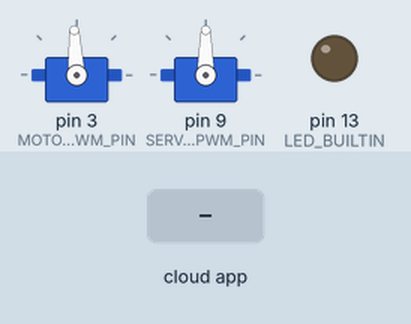
Recording of a sketch running on a simulated Arduino Uno, built with avr-gcc and run on an emulated ATmega328P. Parts: 2 × servo, output pins drawn as LEDs (lit = HIGH). The inputs (shaded band) are chosen by the test bench. The ROS host is connected and sends only what is stated.

Above: at 1.4 s.
1.5 s: the phone or cloud app sets linear.x to -100
At 2.3 s:
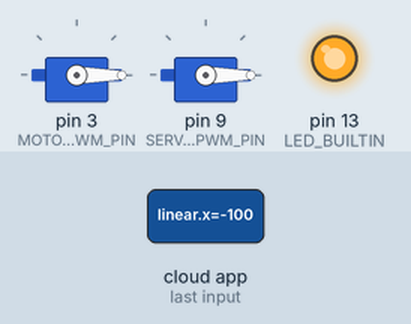
3.0 s: the phone or cloud app sets angular.z to -100
At 3.4 s:
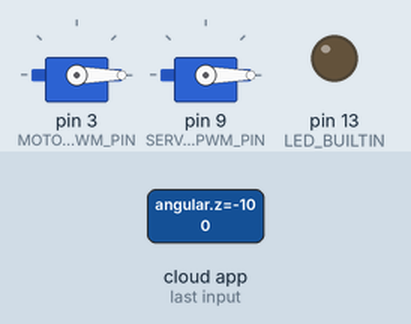
4.5 s: the phone or cloud app sets angular.z to 0
At 5.7 s:
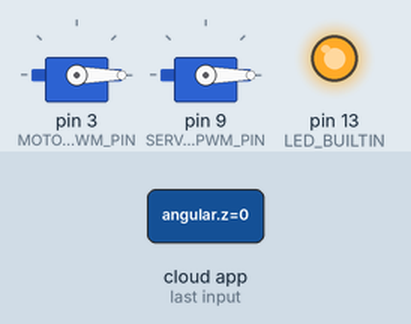
6.0 s: the phone or cloud app sets linear.x to 0
At 6.9 s:
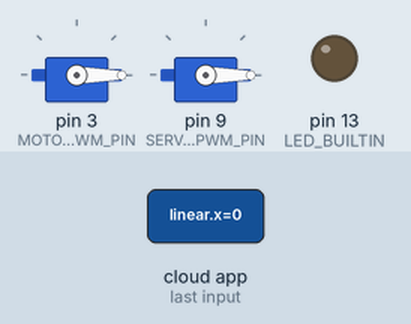
Timing chart, 0 to 8.5 s (numbered marks = the images above; inputs shaded):
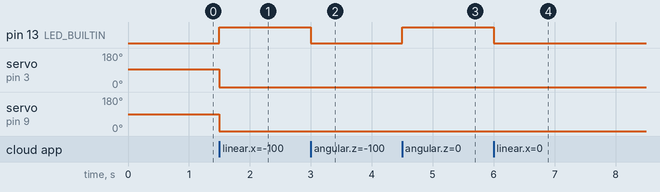

The sketch:

auto_racecar_uno.ino
```cpp
#if (defined(ARDUINO)) && (ARDUINO >= 100)
 #include <Arduino.h>
#else
 #include <WProgram.h>
#endif

#include <Servo.h>

#include <ros.h>
#include <geometry_msgs/Twist.h>

#define MOTOR_PWM_PIN 3
#define SERVO_PWM_PIN 9
#define ARMING_PWM 1500  // microsecond
#define ARMING_DELAY 200  // millisecond
#define SPIN_DELAY 1  //.millisecond

// Motor Arming: 1500us pulse for 200ms interval
// Motor: 1500us-> Stop, 1525-> Move Forward
// Servo: 75deg-> Left, 90deg-> Neutral, 105deg-> Right

ros::NodeHandle nh;
Servo motor;
Servo servo;

/**
 * Performs arming sequence on ESC by starting from neutral.
 */
void arm_esc(){
  motor.writeMicroseconds(1500);
  delay(200);
}

/**
 * Translates command velocity message into PWM signals for motor and servo.
 *
 * @param cmd_msg: command velocity message
 */
void steering(const geometry_msgs::Twist& cmd_msg){
  // Toggle LED
  digitalWrite(LED_BUILTIN, HIGH-digitalRead(LED_BUILTIN));

  int throttle = int(cmd_msg.linear.x);
  int angle = int(cmd_msg.angular.z);

  motor.writeMicroseconds(throttle);
  servo.write(angle);
}

ros::Subscriber<geometry_msgs::Twist> sub("car/cmd_vel", steering);

/**
 * Set-ups resources.
 */
void setup(){
  pinMode(LED_BUILTIN, OUTPUT);

  nh.initNode();
  nh.subscribe(sub);

  motor.attach(MOTOR_PWM_PIN);
  servo.attach(SERVO_PWM_PIN);

  arm_esc();
}

/**
 * Processes callbacks.
 */
void loop(){
  nh.spinOnce();
  delay(SPIN_DELAY);
}
```

Measured:
- after the input at 1.5 s, pin 13 (LED_BUILTIN): LOW → HIGH at once; servo on pin 3 (MOTOR_PWM_PIN): 93° → 0° at once; servo on pin 9 (SERVO_PWM_PIN): 90° → 0° at once
- after the input at 3.0 s, pin 13 (LED_BUILTIN): HIGH → LOW at once
- after the input at 4.5 s, pin 13 (LED_BUILTIN): LOW → HIGH at once
- after the input at 6.0 s, pin 13 (LED_BUILTIN): HIGH → LOW at once
